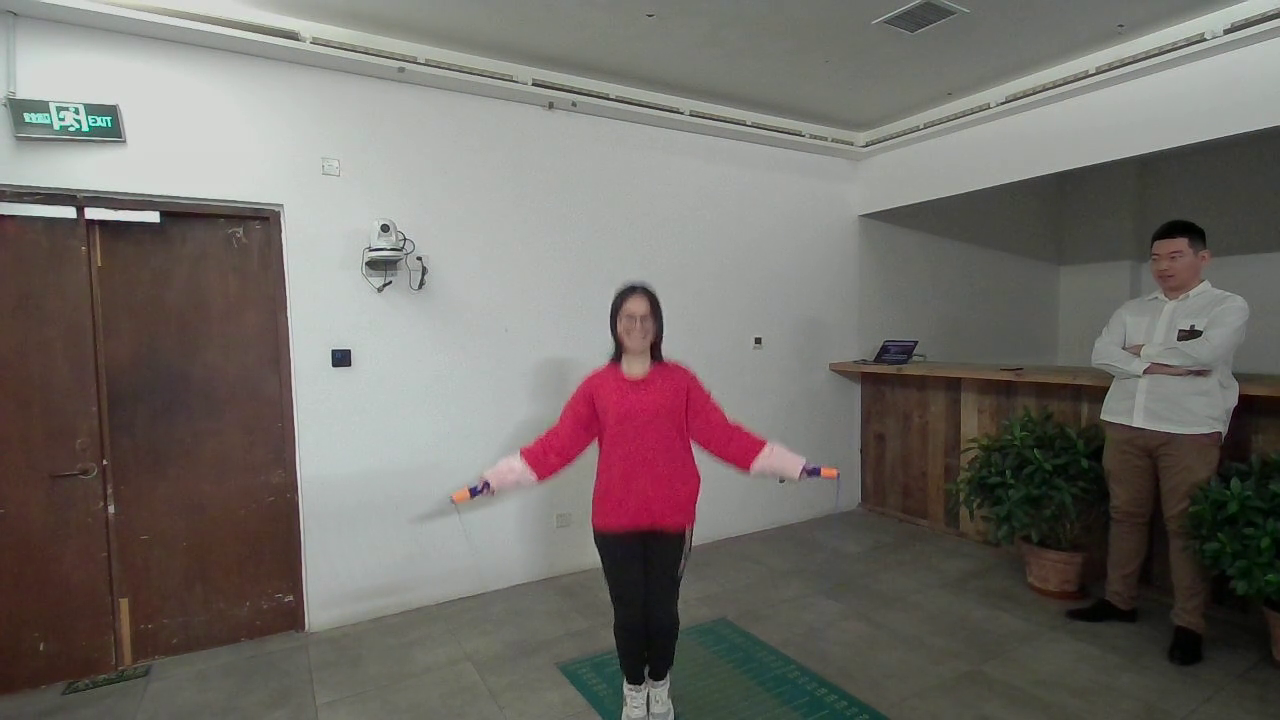
#> input picture frame 11 of area_extract/image/front_jeston_1.mp4, 1280 x 720 px, given in place of the camera
$ python track_recognition.py
#> lines starting #> are read from the running program, lines starting #| are printed output that depends on the picture; after the words box and inside, x2 and y2 are one past the last pixel; in counts of white or black regions, pixels touching at a corner belong together
#! ./venv/bin/python3.6
import cv2
import numpy as np
import matplotlib
import os

matplotlib.use('TkAgg')
import matplotlib.pyplot as plt
import math
import time

class fixed_list(list):
    def __init__(self, Length):
        # 固定长度的列表
        self.fa = super(fixed_list, self).__init__()
        self.Length_Constant = Length
        self.Counter = 0

    # [7 lines left out: function increase, not called in this run]


class Line():
    def __init__(self, pos):
        # 找到的那一根
        self.line = None
        self.k = None  # 斜率
        self.angles = fixed_list(6)  # 与x轴夹角
        self.b = None
        self.__pos = pos

    # [18 lines left out: function two_points_ensure_line_equation, not called in this run]

    def angle_calcu(self):
        if self.k:
            self.angles.increase(math.atan(self.k))

    # [9 lines left out: function set_Line, not called in this run]


class Direction():
    def __init__(self, Length, range=0.):
        self.L = Length
        self.angles_ratio_lr = fixed_list(Length)
        self.__range = range  # 转向灵敏度，越小越容易转，<0.1

    # [16 lines left out: function inference_direction, not called in this run]


class GaussianBlur():
    def __init__(self):
        self.kernel_size = 5
        self.sigmaX = 0

    def blur(self, img):
        return cv2.GaussianBlur(img, (self.kernel_size, self.kernel_size), self.sigmaX)


class Canny():
    def __init__(self):
        self.low_threshold = 50
        self.high_threshold = 150

    def canny(self, img):
        return cv2.Canny(img, self.low_threshold, self.high_threshold)


class ROI_Based_Edge_Filtering():
    def __init__(self, edges):
        # 梯形ROI
        edges = edges[:, :, 0]
        self.mask = np.zeros_like(edges)
        self.ignore_mask_color = 255
        self.imshape = edges.shape
        # print(self.imshape)
        self.vertices = np.array([[(150, 200), (280, 75), (285, 75), (self.imshape[1], 200)]], dtype=np.int32)
        cv2.fillPoly(self.mask, self.vertices, self.ignore_mask_color)

    def bitwise_and(self, img):
        return cv2.bitwise_and(img, self.mask)


class Image_Morphology():
    def __init__(self):
        # 腐蚀 膨胀
        self.dkernel = np.ones((3, 3), np.uint8)
        self.ekernel = np.ones((2, 2), np.uint8)

    def open_close(self, img):
        img = cv2.dilate(img, self.dkernel, iterations=2)
        img = cv2.erode(img, self.ekernel, iterations=3)
        return img


class HoughLinesP():
    def __init__(self):
        # 霍夫
        self.rho = 1  # distance resolution in pixels of the Hough grid
        self.theta = np.pi / 180  # angular resolution in radians of the Hough grid
        self.threshold = 30  # minimum number of votes (intersections in Hough grid cell)
        self.min_line_length = 30  # minimum number of pixels making up a line
        self.max_line_gap = 30  # maximum gap in pixels between connectable line segments
        # line_image = np.copy(image)*0 # creating a blank to draw lines on

    def houghlinesP(self, img):
        # return (n,4)
        try:
            return cv2.HoughLinesP(img, self.rho, self.theta, self.threshold, np.array([]), self.min_line_length,
                                   self.max_line_gap)[:, 0, :]
        except TypeError:
            return None


# [30 lines left out: function get_suitable_line, not called in this run]


class DrawDraw():
    def __init__(self, img_row, scope0, turtle='turtle.png'):
        # 跟绘图有关的
        self.scope = self.__define_scope(img_row, scope0)  # y0 y1 x0 x1 (650, 960, 0, 536)
        self.turtle = cv2.imread(turtle)  # 读入小乌龟
        self.__rotate_turtle()

        self.position4turtle = ((int(0.8 * self.scope[1] + 0.2 * self.scope[0]) - self.turtle.shape[0] // 2,
                                 (self.scope[2] + self.scope[3]) // 2 - self.turtle.shape[1] // 2),
                                (int(0.8 * self.scope[1] + 0.2 * self.scope[0]) + self.turtle.shape[0] // 2,
                                 (self.scope[2] + self.scope[3]) // 2 + self.turtle.shape[1] // 2))
        # print(self.position4turtle)

    # [18 lines left out: function set_turtle, not called in this run]

    def __rotate_turtle(self):
        shape = self.turtle.shape
        rotate_matrix = cv2.getRotationMatrix2D((shape[1] // 2, shape[0] // 2), 45, 0.8)
        self.turtle_l = cv2.warpAffine(self.turtle, rotate_matrix, shape[1::-1])
        rotate_matrix = cv2.getRotationMatrix2D((shape[1] // 2, shape[0] // 2), -45, 0.8)
        self.turtle_r = cv2.warpAffine(self.turtle, rotate_matrix, shape[1::-1])
        pass

    # [7 lines left out: function xxxx, not called in this run]

    def __define_scope(self, img_row, scope):
        # print(type(img_row))

        shape = img_row.shape
        # print(type(img_row))
        shape = [0, shape[0], 0, shape[1]]
        for i, sc in enumerate(scope):
            if sc == None:
                scope[i] = shape[i]
        return tuple(scope)


class MySetting():
    def __init__(self, img_row):
        scope0 = [650, None, None, None]
        self.small_dd = DrawDraw(img_row, scope0)  # 画图的
        self.scope = self.small_dd.scope
        imginit = img_row[self.scope[0]:self.scope[1],
                  self.scope[2]:self.scope[3]]
        self.gb = GaussianBlur().blur
        self.canny = Canny().canny
        self.roi = ROI_Based_Edge_Filtering(imginit).bitwise_and
        self.oc = Image_Morphology().open_close
        self.houghlinesp = HoughLinesP().houghlinesP


def main():
    # 第一次ROI范围

    cap = cv2.VideoCapture(0)

    _, img = cap.read()
#> img is the input picture: shape (720, 1280, 3); mean B, G, R 105, 109.5, 114.4
    cv2.imwrite("2.jpg", img)
    mvname = 'laotie.mp4'
    if not os.path.isfile(mvname):
        cvwriter = cv2.VideoWriter(mvname, cv2.VideoWriter_fourcc(*'MP4V'), 30, img.shape[-2::-1])
    #cv2.namedWindow('', cv2.WINDOW_KEEPRATIO)
    #cv2.resizeWindow('', 480, 640)
    #cv2.moveWindow('', 0, 0)
    cv = MySetting(img)
#> in __init__, `self.scope = self.__define_scope(img_row, scope0)`: self.scope = (650, 720, 0, 1280)
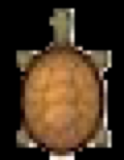
#> input picture turtle.png, 124 x 160 px
#> in __init__, self.turtle is the input picture: shape (160, 124, 3); mean B, G, R 34.8, 53.9, 73
#> in __rotate_turtle, `self.turtle_l = cv2.warpAffine(self.turtle, rotate_matrix, shape[1::-1])`:
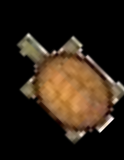
#> self.turtle_l: shape (160, 124, 3); mean B, G, R 22.1, 34.3, 46.5
#> in __rotate_turtle, `self.turtle_r = cv2.warpAffine(self.turtle, rotate_matrix, shape[1::-1])`:
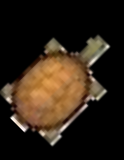
#> self.turtle_r: shape (160, 124, 3); mean B, G, R 22.2, 34.5, 46.7
#> in __init__, `self.position4turtle = ((int(0.8 * self.scope[1] + 0.2 * self.scope[0]..`: self.position4turtle = ((626, 578), (786, 702))
#> in __init__, `imginit = img_row[self.scope[0]:self.scope[1], self.scope[2]:self.scop..`:
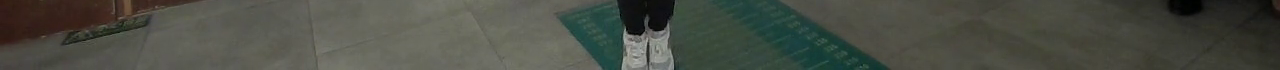
#> imginit: shape (70, 1280, 3); mean B, G, R 68.7, 77.7, 74.5
#> in __init__, `edges = edges[:, :, 0]`:
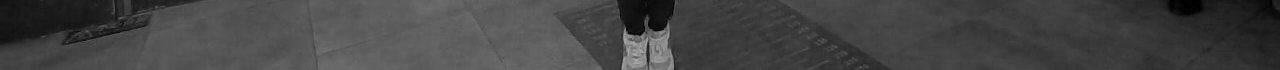
#> edges: shape (70, 1280); min 0, max 177, mean 68.7
#> in __init__, `cv2.fillPoly(self.mask, self.vertices, self.ignore_mask_color)`: self.mask: shape (70, 1280); every value is 0
    left, right = Line('l'), Line('r')
    direc = Direction(6, range=0.06)
    rot = 0
    while True:
        # t0 = time.time()
        _, img = cap.read()
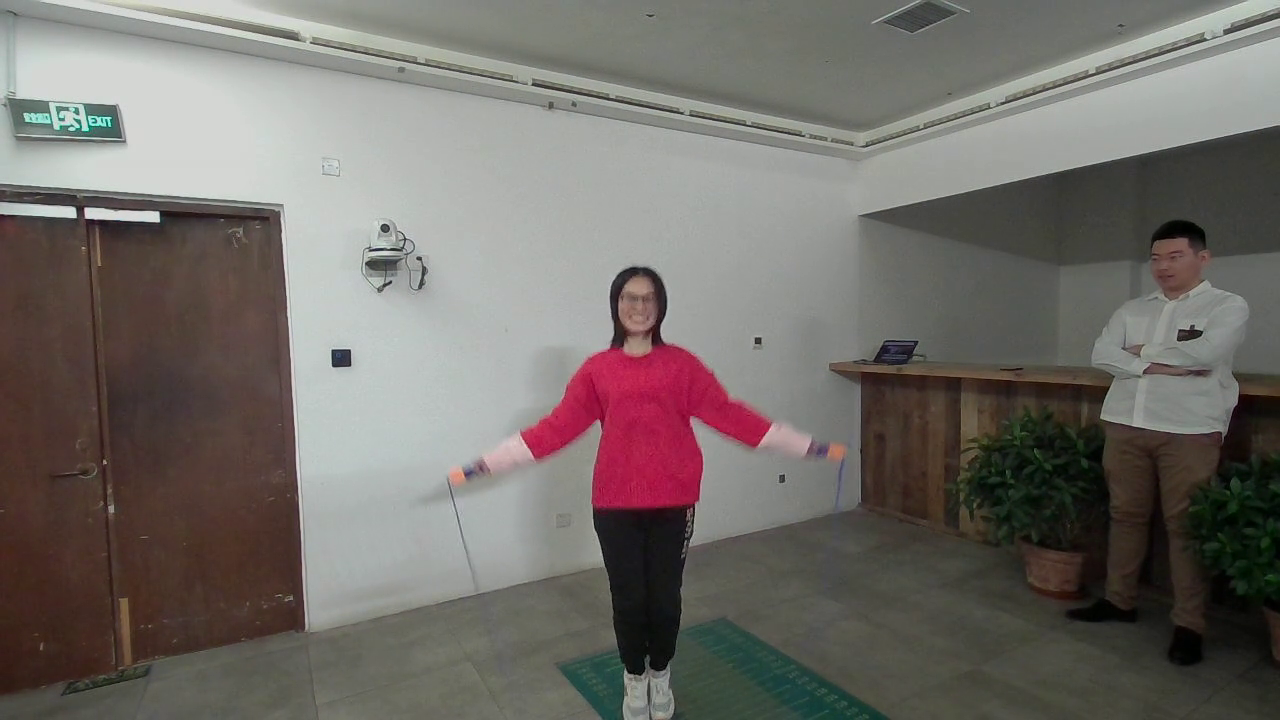
#> input picture frame 12 of area_extract/image/front_jeston_1.mp4, 1280 x 720 px, given in place of the camera
#> img is the input picture: shape (720, 1280, 3); mean B, G, R 104.6, 109.2, 114
        cv2.imwrite("3.jpg", img)
        print(img)
#> (printed output is left out)
        cv2.imshow('1', img)
        #img = cv2.imread("2.jpg")
        print(img.shape)
#| (720, 1280, 3)
        img = img[cv.scope[0]:cv.scope[1], cv.scope[2]:cv.scope[3]]
#> img: shape (70, 1280, 3)
        print('print(img.shape)', img.shape)
#| print(img.shape) (70, 1280, 3)
        gray = cv2.cvtColor(img, cv2.COLOR_BGR2GRAY)
        cv2.imwrite('gray.jpg', gray)
        blur_gray = cv.gb(gray)
        edges = cv.canny(blur_gray)
#> in canny, `return cv2.Canny(img, self.low_threshold, self.high_threshold)`:
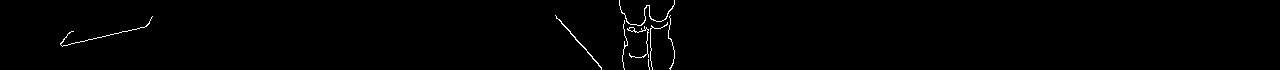
#> returned value: shape (70, 1280); 0.72% white in thin lines or dots, all inside (x1, y1, x2, y2) = (60, 0, 675, 70)
        print('edge', edges.shape)
#| edge (70, 1280)
        masked_edges = cv.roi(edges)
        ocimg = cv.oc(masked_edges)
        #cv2.imshow('1', img)
        # 霍夫
        lines = cv.houghlinesp(ocimg)
        print('lines', lines)
#| lines None
        if lines is None:
            continue
        # 整理图像
        # erosion_rgb = cv2.cvtColor(ocimg, cv2.COLOR_GRAY2RGB)
        # 斜率确定直线
        l_line, r_line = get_suitable_line(lines)
        # print('left:', l_line, 'right:', r_line)
        if np.any(l_line) and np.any(r_line):
            left.set_Line(l_line), right.set_Line(r_line)
            # print('left:', l_line, 'right:', r_line)
            # 延长两边y点的高度，到一样
            left.two_points_ensure_line_equation(y=right.to_y) if right.to_y > left.to_y else \
                right.two_points_ensure_line_equation(y=left.to_y)
            # 计算方向
            # 画图
            #
            cv.small_dd.xxxx(img_row, left.line, right.line)
            rot = direc.inference_direction(left.k, right.k)
        cv.small_dd.set_turtle(img_row, rot)
        cv2.imshow('', img_row)
        flag = cv2.waitKey(20)
        if flag == 27:
            break
        elif flag == 32:
            while flag != 32:
                flag = cv2.waitKey(0)
        try:
            cvwriter.write(img_row)
        except UnboundLocalError:
            continue

        # print(1/(time.time()-t0))#32FPS，36ms
    pass


if __name__ == '__main__':
    main()
